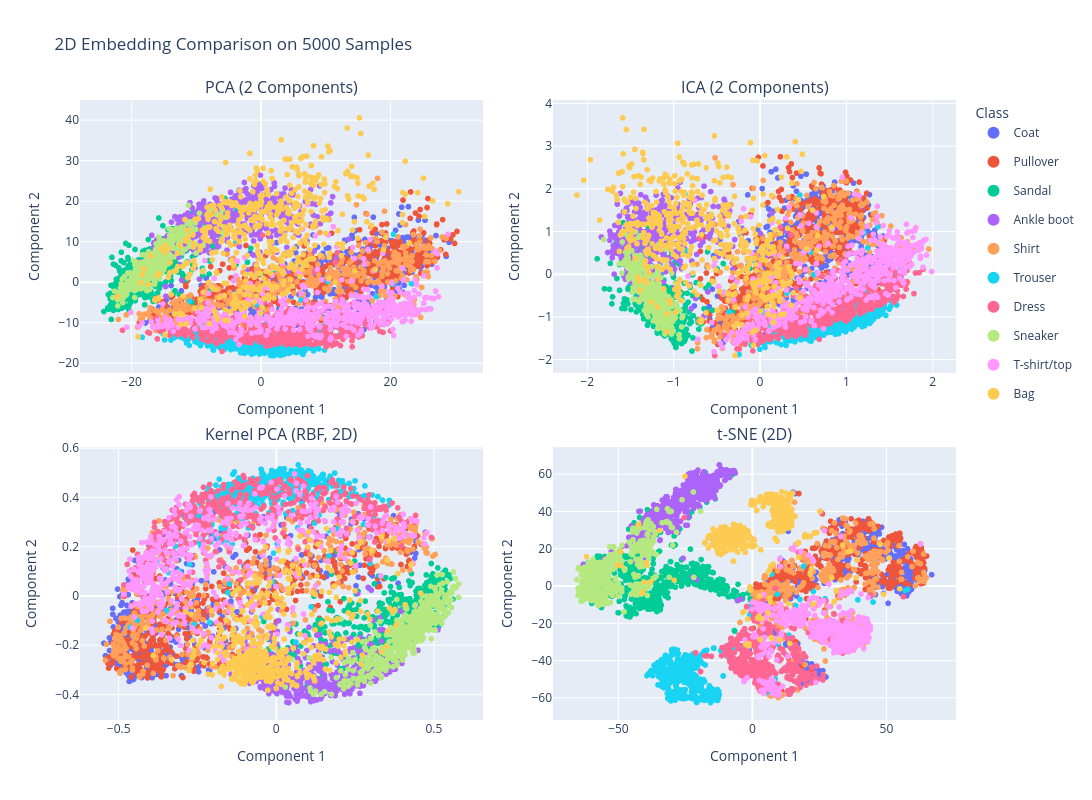

The notebook cell this image was saved under:
### Code cell
kpca_rbf_2d = KernelPCA(n_components=2, kernel='rbf', gamma=1e-3)
X_kpca_2d = kpca_rbf_2d.fit_transform(X_sample_3d)

tsne_2d = TSNE(
    n_components=2,
    perplexity=30,
    init='pca',
    learning_rate='auto',
    random_state=42,
)
X_tsne_2d = tsne_2d.fit_transform(X_sample_3d)

embeddings_2d = [
    ("PCA (2 Components)", X[sample_idx_3d]),
    ("ICA (2 Components)", X_ica[sample_idx_3d]),
    ("Kernel PCA (RBF, 2D)", X_kpca_2d),
    ("t-SNE (2D)", X_tsne_2d),
]

fig_compare_2d = make_subplots(
    rows=2,
    cols=2,
    subplot_titles=[title for title, _ in embeddings_2d],
    horizontal_spacing=0.08,
    vertical_spacing=0.12,
)

for idx, (title, values) in enumerate(embeddings_2d):
    embedding_df = pd.DataFrame({
        'Dim1': values[:, 0],
        'Dim2': values[:, 1],
        'label': labels_sample_3d,
        'Class': class_names_sample,
    })
    scatter_fig = px.scatter(
        embedding_df,
        x='Dim1',
        y='Dim2',
        color='Class',
        hover_data={'label': True, 'Class': True},
    )
    row = idx // 2 + 1
    col = idx % 2 + 1
    for trace in scatter_fig.data:
        if idx > 0:
            trace.showlegend = False
        fig_compare_2d.add_trace(trace, row=row, col=col)
    fig_compare_2d.update_xaxes(title_text='Component 1', row=row, col=col)
    fig_compare_2d.update_yaxes(title_text='Component 2', row=row, col=col)

fig_compare_2d.update_layout(
    height=800,
    width=1100,
    title_text=f'2D Embedding Comparison on {sample_size_3d} Samples',
    legend=dict(title='Class', itemsizing='constant')
)

fig_compare_2d.show()

### Figure 1 — Plotly figure (JSON) as saved in the notebook; plotly's stock layout.template omitted (floating-point values rounded to 4 significant figures; data arrays with more than 128 entries replaced by an {"elided": "..."} marker saying what was removed)
{"data": [{"customdata": {"elided": "488x2 mixed values"}, "hovertemplate": "Class=%{customdata[1]}<br>Dim1=%{x}<br>Dim2=%{y}<br>label=%{customdata[0]}<extra></extra>", "legendgroup": "Coat", "marker": {"color": "#636efa", "symbol": "circle"}, "mode": "markers", "name": "Coat", "showlegend": true, "type": "scattergl", "x": {"elided": "488 float values"}, "xaxis": "x", "y": {"elided": "488 float values"}, "yaxis": "y"}, {"customdata": {"elided": "528x2 mixed values"}, "hovertemplate": "Class=%{customdata[1]}<br>Dim1=%{x}<br>Dim2=%{y}<br>label=%{customdata[0]}<extra></extra>", "legendgroup": "Pullover", "marker": {"color": "#EF553B", "symbol": "circle"}, "mode": "markers", "name": "Pullover", "showlegend": true, "type": "scattergl", "x": {"elided": "528 float values"}, "xaxis": "x", "y": {"elided": "528 float values"}, "yaxis": "y"}, {"customdata": {"elided": "529x2 mixed values"}, "hovertemplate": "Class=%{customdata[1]}<br>Dim1=%{x}<br>Dim2=%{y}<br>label=%{customdata[0]}<extra></extra>", "legendgroup": "Sandal", "marker": {"color": "#00cc96", "symbol": "circle"}, "mode": "markers", "name": "Sandal", "showlegend": true, "type": "scattergl", "x": {"elided": "529 float values"}, "xaxis": "x", "y": {"elided": "529 float values"}, "yaxis": "y"}, {"customdata": {"elided": "509x2 mixed values"}, "hovertemplate": "Class=%{customdata[1]}<br>Dim1=%{x}<br>Dim2=%{y}<br>label=%{customdata[0]}<extra></extra>", "legendgroup": "Ankle boot", "marker": {"color": "#ab63fa", "symbol": "circle"}, "mode": "markers", "name": "Ankle boot", "showlegend": true, "type": "scattergl", "x": {"elided": "509 float values"}, "xaxis": "x", "y": {"elided": "509 float values"}, "yaxis": "y"}, {"customdata": {"elided": "485x2 mixed values"}, "hovertemplate": "Class=%{customdata[1]}<br>Dim1=%{x}<br>Dim2=%{y}<br>label=%{customdata[0]}<extra></extra>", "legendgroup": "Shirt", "marker": {"color": "#FFA15A", "symbol": "circle"}, "mode": "markers", "name": "Shirt", "showlegend": true, "type": "scattergl", "x": {"elided": "485 float values"}, "xaxis": "x", "y": {"elided": "485 float values"}, "yaxis": "y"}, {"customdata": {"elided": "488x2 mixed values"}, "hovertemplate": "Class=%{customdata[1]}<br>Dim1=%{x}<br>Dim2=%{y}<br>label=%{customdata[0]}<extra></extra>", "legendgroup": "Trouser", "marker": {"color": "#19d3f3", "symbol": "circle"}, "mode": "markers", "name": "Trouser", "showlegend": true, "type": "scattergl", "x": {"elided": "488 float values"}, "xaxis": "x", "y": {"elided": "488 float values"}, "yaxis": "y"}, {"customdata": {"elided": "471x2 mixed values"}, "hovertemplate": "Class=%{customdata[1]}<br>Dim1=%{x}<br>Dim2=%{y}<br>label=%{customdata[0]}<extra></extra>", "legendgroup": "Dress", "marker": {"color": "#FF6692", "symbol": "circle"}, "mode": "markers", "name": "Dress", "showlegend": true, "type": "scattergl", "x": {"elided": "471 float values"}, "xaxis": "x", "y": {"elided": "471 float values"}, "yaxis": "y"}, {"customdata": {"elided": "493x2 mixed values"}, "hovertemplate": "Class=%{customdata[1]}<br>Dim1=%{x}<br>Dim2=%{y}<br>label=%{customdata[0]}<extra></extra>", "legendgroup": "Sneaker", "marker": {"color": "#B6E880", "symbol": "circle"}, "mode": "markers", "name": "Sneaker", "showlegend": true, "type": "scattergl", "x": {"elided": "493 float values"}, "xaxis": "x", "y": {"elided": "493 float values"}, "yaxis": "y"}, {"customdata": {"elided": "507x2 mixed values"}, "hovertemplate": "Class=%{customdata[1]}<br>Dim1=%{x}<br>Dim2=%{y}<br>label=%{customdata[0]}<extra></extra>", "legendgroup": "T-shirt/top", "marker": {"color": "#FF97FF", "symbol": "circle"}, "mode": "markers", "name": "T-shirt/top", "showlegend": true, "type": "scattergl", "x": {"elided": "507 float values"}, "xaxis": "x", "y": {"elided": "507 float values"}, "yaxis": "y"}, {"customdata": {"elided": "502x2 mixed values"}, "hovertemplate": "Class=%{customdata[1]}<br>Dim1=%{x}<br>Dim2=%{y}<br>label=%{customdata[0]}<extra></extra>", "legendgroup": "Bag", "marker": {"color": "#FECB52", "symbol": "circle"}, "mode": "markers", "name": "Bag", "showlegend": true, "type": "scattergl", "x": {"elided": "502 float values"}, "xaxis": "x", "y": {"elided": "502 float values"}, "yaxis": "y"}, {"customdata": {"elided": "488x2 mixed values"}, "hovertemplate": "Class=%{customdata[1]}<br>Dim1=%{x}<br>Dim2=%{y}<br>label=%{customdata[0]}<extra></extra>", "legendgroup": "Coat", "marker": {"color": "#636efa", "symbol": "circle"}, "mode": "markers", "name": "Coat", "showlegend": false, "type": "scattergl", "x": {"elided": "488 float values"}, "xaxis": "x2", "y": {"elided": "488 float values"}, "yaxis": "y2"}, {"customdata": {"elided": "528x2 mixed values"}, "hovertemplate": "Class=%{customdata[1]}<br>Dim1=%{x}<br>Dim2=%{y}<br>label=%{customdata[0]}<extra></extra>", "legendgroup": "Pullover", "marker": {"color": "#EF553B", "symbol": "circle"}, "mode": "markers", "name": "Pullover", "showlegend": false, "type": "scattergl", "x": {"elided": "528 float values"}, "xaxis": "x2", "y": {"elided": "528 float values"}, "yaxis": "y2"}, {"customdata": {"elided": "529x2 mixed values"}, "hovertemplate": "Class=%{customdata[1]}<br>Dim1=%{x}<br>Dim2=%{y}<br>label=%{customdata[0]}<extra></extra>", "legendgroup": "Sandal", "marker": {"color": "#00cc96", "symbol": "circle"}, "mode": "markers", "name": "Sandal", "showlegend": false, "type": "scattergl", "x": {"elided": "529 float values"}, "xaxis": "x2", "y": {"elided": "529 float values"}, "yaxis": "y2"}, {"customdata": {"elided": "509x2 mixed values"}, "hovertemplate": "Class=%{customdata[1]}<br>Dim1=%{x}<br>Dim2=%{y}<br>label=%{customdata[0]}<extra></extra>", "legendgroup": "Ankle boot", "marker": {"color": "#ab63fa", "symbol": "circle"}, "mode": "markers", "name": "Ankle boot", "showlegend": false, "type": "scattergl", "x": {"elided": "509 float values"}, "xaxis": "x2", "y": {"elided": "509 float values"}, "yaxis": "y2"}, {"customdata": {"elided": "485x2 mixed values"}, "hovertemplate": "Class=%{customdata[1]}<br>Dim1=%{x}<br>Dim2=%{y}<br>label=%{customdata[0]}<extra></extra>", "legendgroup": "Shirt", "marker": {"color": "#FFA15A", "symbol": "circle"}, "mode": "markers", "name": "Shirt", "showlegend": false, "type": "scattergl", "x": {"elided": "485 float values"}, "xaxis": "x2", "y": {"elided": "485 float values"}, "yaxis": "y2"}, {"customdata": {"elided": "488x2 mixed values"}, "hovertemplate": "Class=%{customdata[1]}<br>Dim1=%{x}<br>Dim2=%{y}<br>label=%{customdata[0]}<extra></extra>", "legendgroup": "Trouser", "marker": {"color": "#19d3f3", "symbol": "circle"}, "mode": "markers", "name": "Trouser", "showlegend": false, "type": "scattergl", "x": {"elided": "488 float values"}, "xaxis": "x2", "y": {"elided": "488 float values"}, "yaxis": "y2"}, {"customdata": {"elided": "471x2 mixed values"}, "hovertemplate": "Class=%{customdata[1]}<br>Dim1=%{x}<br>Dim2=%{y}<br>label=%{customdata[0]}<extra></extra>", "legendgroup": "Dress", "marker": {"color": "#FF6692", "symbol": "circle"}, "mode": "markers", "name": "Dress", "showlegend": false, "type": "scattergl", "x": {"elided": "471 float values"}, "xaxis": "x2", "y": {"elided": "471 float values"}, "yaxis": "y2"}, {"customdata": {"elided": "493x2 mixed values"}, "hovertemplate": "Class=%{customdata[1]}<br>Dim1=%{x}<br>Dim2=%{y}<br>label=%{customdata[0]}<extra></extra>", "legendgroup": "Sneaker", "marker": {"color": "#B6E880", "symbol": "circle"}, "mode": "markers", "name": "Sneaker", "showlegend": false, "type": "scattergl", "x": {"elided": "493 float values"}, "xaxis": "x2", "y": {"elided": "493 float values"}, "yaxis": "y2"}, {"customdata": {"elided": "507x2 mixed values"}, "hovertemplate": "Class=%{customdata[1]}<br>Dim1=%{x}<br>Dim2=%{y}<br>label=%{customdata[0]}<extra></extra>", "legendgroup": "T-shirt/top", "marker": {"color": "#FF97FF", "symbol": "circle"}, "mode": "markers", "name": "T-shirt/top", "showlegend": false, "type": "scattergl", "x": {"elided": "507 float values"}, "xaxis": "x2", "y": {"elided": "507 float values"}, "yaxis": "y2"}, {"customdata": {"elided": "502x2 mixed values"}, "hovertemplate": "Class=%{customdata[1]}<br>Dim1=%{x}<br>Dim2=%{y}<br>label=%{customdata[0]}<extra></extra>", "legendgroup": "Bag", "marker": {"color": "#FECB52", "symbol": "circle"}, "mode": "markers", "name": "Bag", "showlegend": false, "type": "scattergl", "x": {"elided": "502 float values"}, "xaxis": "x2", "y": {"elided": "502 float values"}, "yaxis": "y2"}, {"customdata": {"elided": "488x2 mixed values"}, "hovertemplate": "Class=%{customdata[1]}<br>Dim1=%{x}<br>Dim2=%{y}<br>label=%{customdata[0]}<extra></extra>", "legendgroup": "Coat", "marker": {"color": "#636efa", "symbol": "circle"}, "mode": "markers", "name": "Coat", "showlegend": false, "type": "scattergl", "x": {"elided": "488 float values"}, "xaxis": "x3", "y": {"elided": "488 float values"}, "yaxis": "y3"}, {"customdata": {"elided": "528x2 mixed values"}, "hovertemplate": "Class=%{customdata[1]}<br>Dim1=%{x}<br>Dim2=%{y}<br>label=%{customdata[0]}<extra></extra>", "legendgroup": "Pullover", "marker": {"color": "#EF553B", "symbol": "circle"}, "mode": "markers", "name": "Pullover", "showlegend": false, "type": "scattergl", "x": {"elided": "528 float values"}, "xaxis": "x3", "y": {"elided": "528 float values"}, "yaxis": "y3"}, {"customdata": {"elided": "529x2 mixed values"}, "hovertemplate": "Class=%{customdata[1]}<br>Dim1=%{x}<br>Dim2=%{y}<br>label=%{customdata[0]}<extra></extra>", "legendgroup": "Sandal", "marker": {"color": "#00cc96", "symbol": "circle"}, "mode": "markers", "name": "Sandal", "showlegend": false, "type": "scattergl", "x": {"elided": "529 float values"}, "xaxis": "x3", "y": {"elided": "529 float values"}, "yaxis": "y3"}, {"customdata": {"elided": "509x2 mixed values"}, "hovertemplate": "Class=%{customdata[1]}<br>Dim1=%{x}<br>Dim2=%{y}<br>label=%{customdata[0]}<extra></extra>", "legendgroup": "Ankle boot", "marker": {"color": "#ab63fa", "symbol": "circle"}, "mode": "markers", "name": "Ankle boot", "showlegend": false, "type": "scattergl", "x": {"elided": "509 float values"}, "xaxis": "x3", "y": {"elided": "509 float values"}, "yaxis": "y3"}, {"customdata": {"elided": "485x2 mixed values"}, "hovertemplate": "Class=%{customdata[1]}<br>Dim1=%{x}<br>Dim2=%{y}<br>label=%{customdata[0]}<extra></extra>", "legendgroup": "Shirt", "marker": {"color": "#FFA15A", "symbol": "circle"}, "mode": "markers", "name": "Shirt", "showlegend": false, "type": "scattergl", "x": {"elided": "485 float values"}, "xaxis": "x3", "y": {"elided": "485 float values"}, "yaxis": "y3"}, {"customdata": {"elided": "488x2 mixed values"}, "hovertemplate": "Class=%{customdata[1]}<br>Dim1=%{x}<br>Dim2=%{y}<br>label=%{customdata[0]}<extra></extra>", "legendgroup": "Trouser", "marker": {"color": "#19d3f3", "symbol": "circle"}, "mode": "markers", "name": "Trouser", "showlegend": false, "type": "scattergl", "x": {"elided": "488 float values"}, "xaxis": "x3", "y": {"elided": "488 float values"}, "yaxis": "y3"}, {"customdata": {"elided": "471x2 mixed values"}, "hovertemplate": "Class=%{customdata[1]}<br>Dim1=%{x}<br>Dim2=%{y}<br>label=%{customdata[0]}<extra></extra>", "legendgroup": "Dress", "marker": {"color": "#FF6692", "symbol": "circle"}, "mode": "markers", "name": "Dress", "showlegend": false, "type": "scattergl", "x": {"elided": "471 float values"}, "xaxis": "x3", "y": {"elided": "471 float values"}, "yaxis": "y3"}, {"customdata": {"elided": "493x2 mixed values"}, "hovertemplate": "Class=%{customdata[1]}<br>Dim1=%{x}<br>Dim2=%{y}<br>label=%{customdata[0]}<extra></extra>", "legendgroup": "Sneaker", "marker": {"color": "#B6E880", "symbol": "circle"}, "mode": "markers", "name": "Sneaker", "showlegend": false, "type": "scattergl", "x": {"elided": "493 float values"}, "xaxis": "x3", "y": {"elided": "493 float values"}, "yaxis": "y3"}, {"customdata": {"elided": "507x2 mixed values"}, "hovertemplate": "Class=%{customdata[1]}<br>Dim1=%{x}<br>Dim2=%{y}<br>label=%{customdata[0]}<extra></extra>", "legendgroup": "T-shirt/top", "marker": {"color": "#FF97FF", "symbol": "circle"}, "mode": "markers", "name": "T-shirt/top", "showlegend": false, "type": "scattergl", "x": {"elided": "507 float values"}, "xaxis": "x3", "y": {"elided": "507 float values"}, "yaxis": "y3"}, {"customdata": {"elided": "502x2 mixed values"}, "hovertemplate": "Class=%{customdata[1]}<br>Dim1=%{x}<br>Dim2=%{y}<br>label=%{customdata[0]}<extra></extra>", "legendgroup": "Bag", "marker": {"color": "#FECB52", "symbol": "circle"}, "mode": "markers", "name": "Bag", "showlegend": false, "type": "scattergl", "x": {"elided": "502 float values"}, "xaxis": "x3", "y": {"elided": "502 float values"}, "yaxis": "y3"}, {"customdata": {"elided": "488x2 mixed values"}, "hovertemplate": "Class=%{customdata[1]}<br>Dim1=%{x}<br>Dim2=%{y}<br>label=%{customdata[0]}<extra></extra>", "legendgroup": "Coat", "marker": {"color": "#636efa", "symbol": "circle"}, "mode": "markers", "name": "Coat", "showlegend": false, "type": "scattergl", "x": {"elided": "488 float values"}, "xaxis": "x4", "y": {"elided": "488 float values"}, "yaxis": "y4"}, {"customdata": {"elided": "528x2 mixed values"}, "hovertemplate": "Class=%{customdata[1]}<br>Dim1=%{x}<br>Dim2=%{y}<br>label=%{customdata[0]}<extra></extra>", "legendgroup": "Pullover", "marker": {"color": "#EF553B", "symbol": "circle"}, "mode": "markers", "name": "Pullover", "showlegend": false, "type": "scattergl", "x": {"elided": "528 float values"}, "xaxis": "x4", "y": {"elided": "528 float values"}, "yaxis": "y4"}, {"customdata": {"elided": "529x2 mixed values"}, "hovertemplate": "Class=%{customdata[1]}<br>Dim1=%{x}<br>Dim2=%{y}<br>label=%{customdata[0]}<extra></extra>", "legendgroup": "Sandal", "marker": {"color": "#00cc96", "symbol": "circle"}, "mode": "markers", "name": "Sandal", "showlegend": false, "type": "scattergl", "x": {"elided": "529 float values"}, "xaxis": "x4", "y": {"elided": "529 float values"}, "yaxis": "y4"}, {"customdata": {"elided": "509x2 mixed values"}, "hovertemplate": "Class=%{customdata[1]}<br>Dim1=%{x}<br>Dim2=%{y}<br>label=%{customdata[0]}<extra></extra>", "legendgroup": "Ankle boot", "marker": {"color": "#ab63fa", "symbol": "circle"}, "mode": "markers", "name": "Ankle boot", "showlegend": false, "type": "scattergl", "x": {"elided": "509 float values"}, "xaxis": "x4", "y": {"elided": "509 float values"}, "yaxis": "y4"}, {"customdata": {"elided": "485x2 mixed values"}, "hovertemplate": "Class=%{customdata[1]}<br>Dim1=%{x}<br>Dim2=%{y}<br>label=%{customdata[0]}<extra></extra>", "legendgroup": "Shirt", "marker": {"color": "#FFA15A", "symbol": "circle"}, "mode": "markers", "name": "Shirt", "showlegend": false, "type": "scattergl", "x": {"elided": "485 float values"}, "xaxis": "x4", "y": {"elided": "485 float values"}, "yaxis": "y4"}, {"customdata": {"elided": "488x2 mixed values"}, "hovertemplate": "Class=%{customdata[1]}<br>Dim1=%{x}<br>Dim2=%{y}<br>label=%{customdata[0]}<extra></extra>", "legendgroup": "Trouser", "marker": {"color": "#19d3f3", "symbol": "circle"}, "mode": "markers", "name": "Trouser", "showlegend": false, "type": "scattergl", "x": {"elided": "488 float values"}, "xaxis": "x4", "y": {"elided": "488 float values"}, "yaxis": "y4"}, {"customdata": {"elided": "471x2 mixed values"}, "hovertemplate": "Class=%{customdata[1]}<br>Dim1=%{x}<br>Dim2=%{y}<br>label=%{customdata[0]}<extra></extra>", "legendgroup": "Dress", "marker": {"color": "#FF6692", "symbol": "circle"}, "mode": "markers", "name": "Dress", "showlegend": false, "type": "scattergl", "x": {"elided": "471 float values"}, "xaxis": "x4", "y": {"elided": "471 float values"}, "yaxis": "y4"}, {"customdata": {"elided": "493x2 mixed values"}, "hovertemplate": "Class=%{customdata[1]}<br>Dim1=%{x}<br>Dim2=%{y}<br>label=%{customdata[0]}<extra></extra>", "legendgroup": "Sneaker", "marker": {"color": "#B6E880", "symbol": "circle"}, "mode": "markers", "name": "Sneaker", "showlegend": false, "type": "scattergl", "x": {"elided": "493 float values"}, "xaxis": "x4", "y": {"elided": "493 float values"}, "yaxis": "y4"}, {"customdata": {"elided": "507x2 mixed values"}, "hovertemplate": "Class=%{customdata[1]}<br>Dim1=%{x}<br>Dim2=%{y}<br>label=%{customdata[0]}<extra></extra>", "legendgroup": "T-shirt/top", "marker": {"color": "#FF97FF", "symbol": "circle"}, "mode": "markers", "name": "T-shirt/top", "showlegend": false, "type": "scattergl", "x": {"elided": "507 float values"}, "xaxis": "x4", "y": {"elided": "507 float values"}, "yaxis": "y4"}, {"customdata": {"elided": "502x2 mixed values"}, "hovertemplate": "Class=%{customdata[1]}<br>Dim1=%{x}<br>Dim2=%{y}<br>label=%{customdata[0]}<extra></extra>", "legendgroup": "Bag", "marker": {"color": "#FECB52", "symbol": "circle"}, "mode": "markers", "name": "Bag", "showlegend": false, "type": "scattergl", "x": {"elided": "502 float values"}, "xaxis": "x4", "y": {"elided": "502 float values"}, "yaxis": "y4"}], "layout": {"annotations": [{"font": {"size": 16}, "showarrow": false, "text": "PCA (2 Components)", "x": 0.23, "xanchor": "center", "xref": "paper", "y": 1, "yanchor": "bottom", "yref": "paper"}, {"font": {"size": 16}, "showarrow": false, "text": "ICA (2 Components)", "x": 0.77, "xanchor": "center", "xref": "paper", "y": 1, "yanchor": "bottom", "yref": "paper"}, {"font": {"size": 16}, "showarrow": false, "text": "Kernel PCA (RBF, 2D)", "x": 0.23, "xanchor": "center", "xref": "paper", "y": 0.44, "yanchor": "bottom", "yref": "paper"}, {"font": {"size": 16}, "showarrow": false, "text": "t-SNE (2D)", "x": 0.77, "xanchor": "center", "xref": "paper", "y": 0.44, "yanchor": "bottom", "yref": "paper"}], "height": 800, "legend": {"itemsizing": "constant", "title": {"text": "Class"}}, "title": {"text": "2D Embedding Comparison on 5000 Samples"}, "width": 1100, "xaxis": {"anchor": "y", "domain": [0, 0.46], "title": {"text": "Component 1"}}, "xaxis2": {"anchor": "y2", "domain": [0.54, 1], "title": {"text": "Component 1"}}, "xaxis3": {"anchor": "y3", "domain": [0, 0.46], "title": {"text": "Component 1"}}, "xaxis4": {"anchor": "y4", "domain": [0.54, 1], "title": {"text": "Component 1"}}, "yaxis": {"anchor": "x", "domain": [0.56, 1], "title": {"text": "Component 2"}}, "yaxis2": {"anchor": "x2", "domain": [0.56, 1], "title": {"text": "Component 2"}}, "yaxis3": {"anchor": "x3", "domain": [0, 0.44], "title": {"text": "Component 2"}}, "yaxis4": {"anchor": "x4", "domain": [0, 0.44], "title": {"text": "Component 2"}}}}
